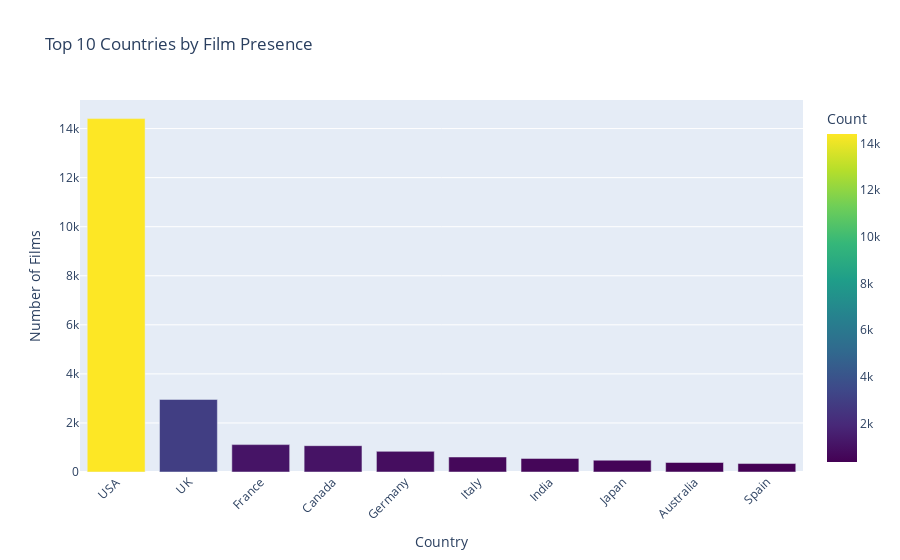

Write notebook code for a chart like this one.
### Markdown cell above
Countries

### Code cell
fig_countries = px.bar(
    countries_count.head(10),
    x='Country',
    y='Count',
    title='Top 10 Countries by Film Presence',
    color='Count',
    color_continuous_scale='Viridis'
)
fig_countries.update_layout(
    xaxis_title='Country',
    yaxis_title='Number of Films',
    xaxis_tickangle=-45
)

fig_countries.show()

### Figure 1 — Plotly figure (JSON) as saved in the notebook; plotly's stock layout.template omitted (floating-point values rounded to 4 significant figures)
{"data": [{"alignmentgroup": "True", "hovertemplate": "Country=%{x}<br>Count=%{marker.color}<extra></extra>", "legendgroup": "", "marker": {"color": [14407, 2958, 1117, 1074, 841, 611, 554, 481, 388, 344], "coloraxis": "coloraxis", "pattern": {"shape": ""}}, "name": "", "offsetgroup": "", "orientation": "v", "showlegend": false, "textposition": "auto", "type": "bar", "x": ["USA", "UK", "France", "Canada", "Germany", "Italy", "India", "Japan", "Australia", "Spain"], "xaxis": "x", "y": [14407, 2958, 1117, 1074, 841, 611, 554, 481, 388, 344], "yaxis": "y"}], "layout": {"barmode": "relative", "coloraxis": {"colorbar": {"title": {"text": "Count"}}, "colorscale": [[0, "#440154"], [0.1111, "#482878"], [0.2222, "#3e4989"], [0.3333, "#31688e"], [0.4444, "#26828e"], [0.5556, "#1f9e89"], [0.6667, "#35b779"], [0.7778, "#6ece58"], [0.8889, "#b5de2b"], [1, "#fde725"]]}, "legend": {"tracegroupgap": 0}, "title": {"text": "Top 10 Countries by Film Presence"}, "xaxis": {"anchor": "y", "domain": [0, 1], "tickangle": -45, "title": {"text": "Country"}}, "yaxis": {"anchor": "x", "domain": [0, 1], "title": {"text": "Number of Films"}}}}
